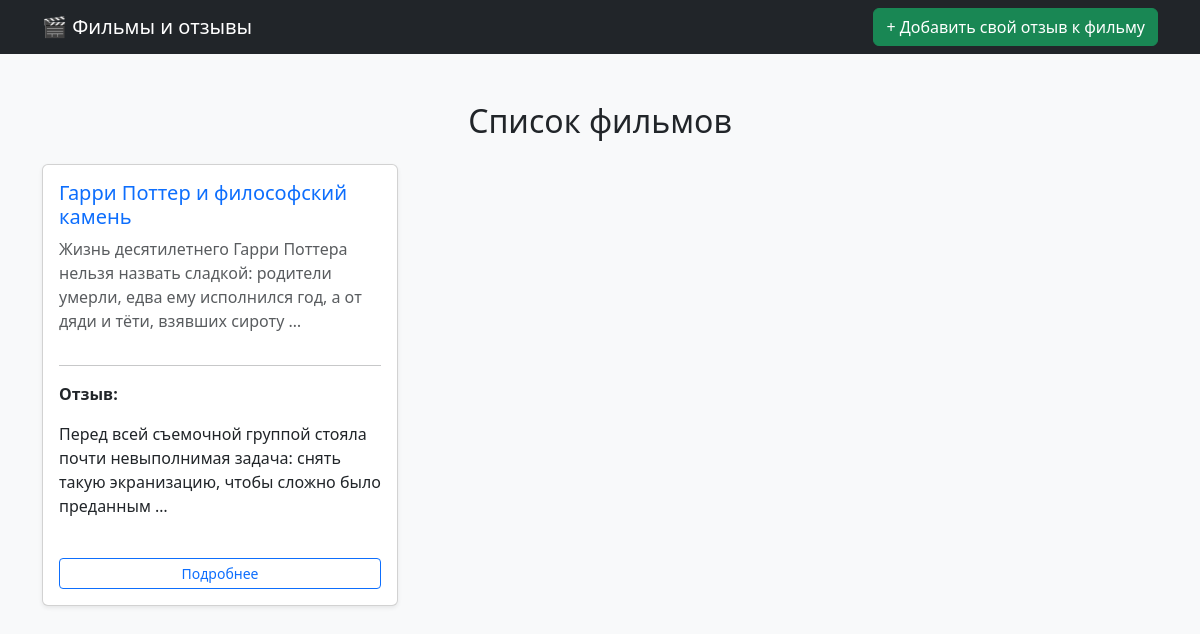
The page / on the database its author committed.
### films/models.py (models this page shows, shortened)
class Film(models.Model):
    title = models.CharField(max_length=200)
    description = models.TextField()
    review = models.TextField()

### films/views.py (the view)
# urls.py: path('', views.film_list, name='film_list'),
def film_list(request):
    films = Film.objects.all()
    return render(request, 'films/film_list.html', {'films': films})

### films/templates/films/film_list.html (shortened to what this page needs)
<!DOCTYPE html>
<html lang="ru">
<head>
    <link href="https://cdn.jsdelivr.net/npm/bootstrap@5.3.0/dist/css/bootstrap.min.css" rel="stylesheet">
</head>
<body class="bg-light">
<nav class="navbar navbar-dark bg-dark">
    <div class="container">
        <span class="navbar-brand mb-0 h1">🎬 Фильмы и отзывы</span>
        <a href="{% url 'add_film' %}" class="btn btn-success">+ Добавить свой отзыв к фильму</a>
    </div>
</nav>
<div class="container mt-5">
    <h2 class="mb-4 text-center">Список фильмов</h2>
    {% if films %}
        <div class="row">
            {% for film in films %}
                <div class="col-md-6 col-lg-4">
                    <div class="card shadow-sm mb-4 h-100">
                        <div class="card-body d-flex flex-column">
                            <h5 class="card-title text-primary">
                                {{ film.title }}
                            </h5>
                            <p class="card-text text-muted">
                                {{ film.description|truncatewords:20 }}
                            </p>
                            <hr>
                            <p><strong>Отзыв:</strong></p>
                            <p class="text-dark">
                                {{ film.review|truncatewords:15 }}
                            </p>
                            <div class="mt-auto">
                                <a href="{% url 'film_detail' film.pk %}" class="btn btn-outline-primary btn-sm w-100">
                                    Подробнее
                                </a>
                            </div>
                        </div>
                    </div>
                </div>
            {% endfor %}
        </div>
    {% endif %}
</div>
</body>
</html>

### rows shown on the page
Film: title "Гарри Поттер и философский камень", description "Жизнь десятилетнего Гарри Поттера нельзя назвать сладкой: родители умерли, едва ему исполнился год, а от дяди и тёти, взявших сироту …", review "Перед всей съемочной группой стояла почти невыполнимая задача: снять такую экранизацию, чтобы сложно было преданным …"
